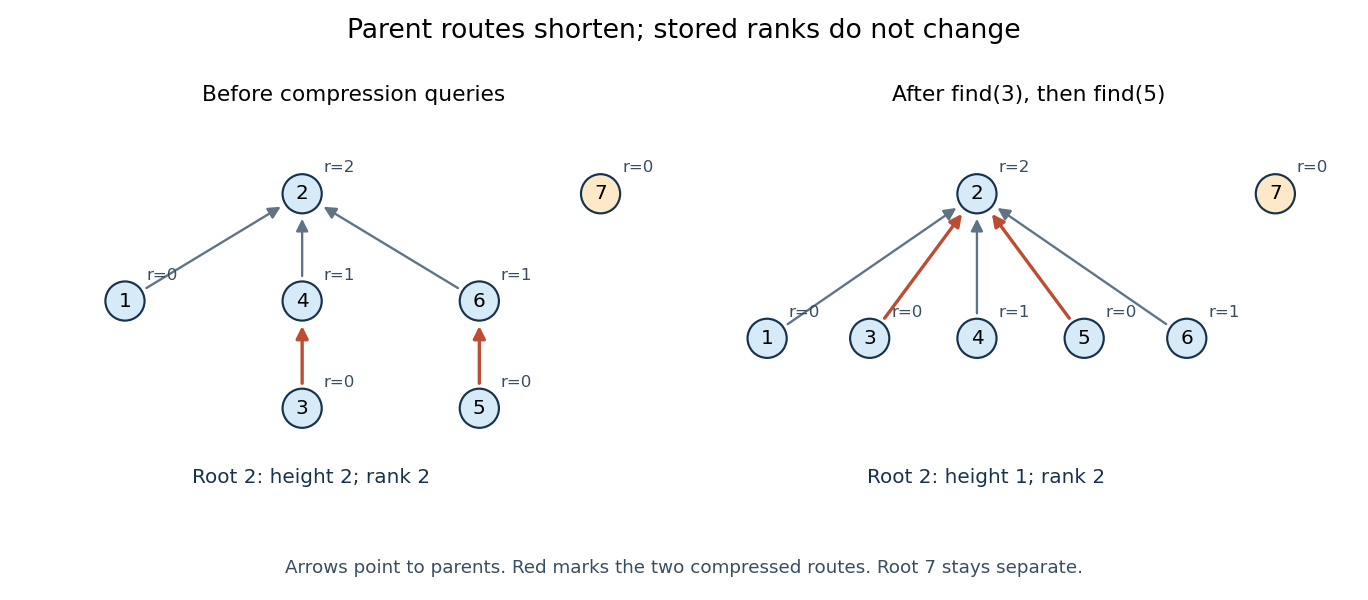

This chart was generated by the following Python code:
"""Draw the original rank/compression trace; write its PNG to the CWD.

Tested with Python 3.14, matplotlib 3.10.7; see pyproject.toml.
"""

from pathlib import Path

import matplotlib.pyplot as plt
from matplotlib.patches import Circle, FancyArrowPatch


def main():
    parent = list(range(8))
    rank = [0] * 8

    def find(x):
        root = x
        while parent[root] != root:
            root = parent[root]
        while parent[x] != x:
            following = parent[x]
            parent[x] = root
            x = following
        return root

    def unite(x, y):
        a, b = find(x), find(y)
        if a == b:
            return False
        if rank[a] < rank[b]:
            a, b = b, a
        parent[b] = a
        if rank[a] == rank[b]:
            rank[a] += 1
        return True

    for call in [(2, 1), (4, 3), (2, 4), (6, 5), (2, 6)]:
        assert unite(*call)
    assert not unite(1, 2)
    before = parent[1:]
    assert before == [2, 2, 4, 2, 6, 2, 7]
    ranks = rank[1:]
    assert ranks == [0, 2, 0, 1, 0, 1, 0]
    assert find(3) == 2
    assert parent[1:] == [2, 2, 2, 2, 6, 2, 7]
    assert find(5) == 2
    after = parent[1:]
    assert after == [2, 2, 2, 2, 2, 2, 7] and rank[1:] == ranks

    fig, axes = plt.subplots(1, 2, figsize=(11.4, 5.0), dpi=120, facecolor="white")
    positions = [
        {2: (2.6, 2.6), 1: (0.7, 1.45), 4: (2.6, 1.45), 6: (4.5, 1.45),
         3: (2.6, 0.3), 5: (4.5, 0.3), 7: (5.8, 2.6)},
        {2: (2.6, 2.6), 1: (0.35, 1.05), 3: (1.45, 1.05), 4: (2.6, 1.05),
         5: (3.75, 1.05), 6: (4.85, 1.05), 7: (5.8, 2.6)},
    ]
    for ax, parents, pos, title in zip(axes, [before, after], positions,
                                     ["Before compression queries", "After find(3), then find(5)"]):
        ax.set(xlim=(-0.2, 6.5), ylim=(-0.85, 3.45), aspect="equal")
        ax.axis("off")
        ax.set_title(title, fontsize=13, pad=8)
        for node, par in enumerate(parents, 1):
            if node != par:
                changed = node in (3, 5)
                ax.add_patch(FancyArrowPatch(pos[node], pos[par], arrowstyle="-|>",
                                            mutation_scale=15, shrinkA=15, shrinkB=15,
                                            linewidth=2 if changed else 1.4,
                                            color="#bd4c32" if changed else "#607385"))
        for node, (x, y) in pos.items():
            ax.add_patch(Circle((x, y), 0.21, facecolor="#fde8c8" if node == 7 else "#d6eaf8",
                                edgecolor="#17324d", linewidth=1.3, zorder=3))
            ax.text(x, y, str(node), ha="center", va="center", fontsize=12, zorder=4)
            ax.text(x + 0.23, y + 0.23, f"r={ranks[node - 1]}", fontsize=10, color="#384d60")
        ax.text(2.7, -0.5, "Root 2: height " + ("2" if parents == before else "1") + "; rank 2",
                ha="center", fontsize=12, color="#17324d")
    fig.suptitle("Parent routes shorten; stored ranks do not change", fontsize=16, y=0.97)
    fig.text(0.5, 0.045, "Arrows point to parents. Red marks the two compressed routes. Root 7 stays separate.",
             ha="center", fontsize=11, color="#384d60")
    fig.subplots_adjust(left=0.03, right=0.98, top=0.83, bottom=0.12, wspace=0.08)
    fig.savefig(Path.cwd() / (Path(__file__).stem + ".png"), facecolor="white", dpi=120)
    plt.close(fig)


if __name__ == "__main__":
    main()
